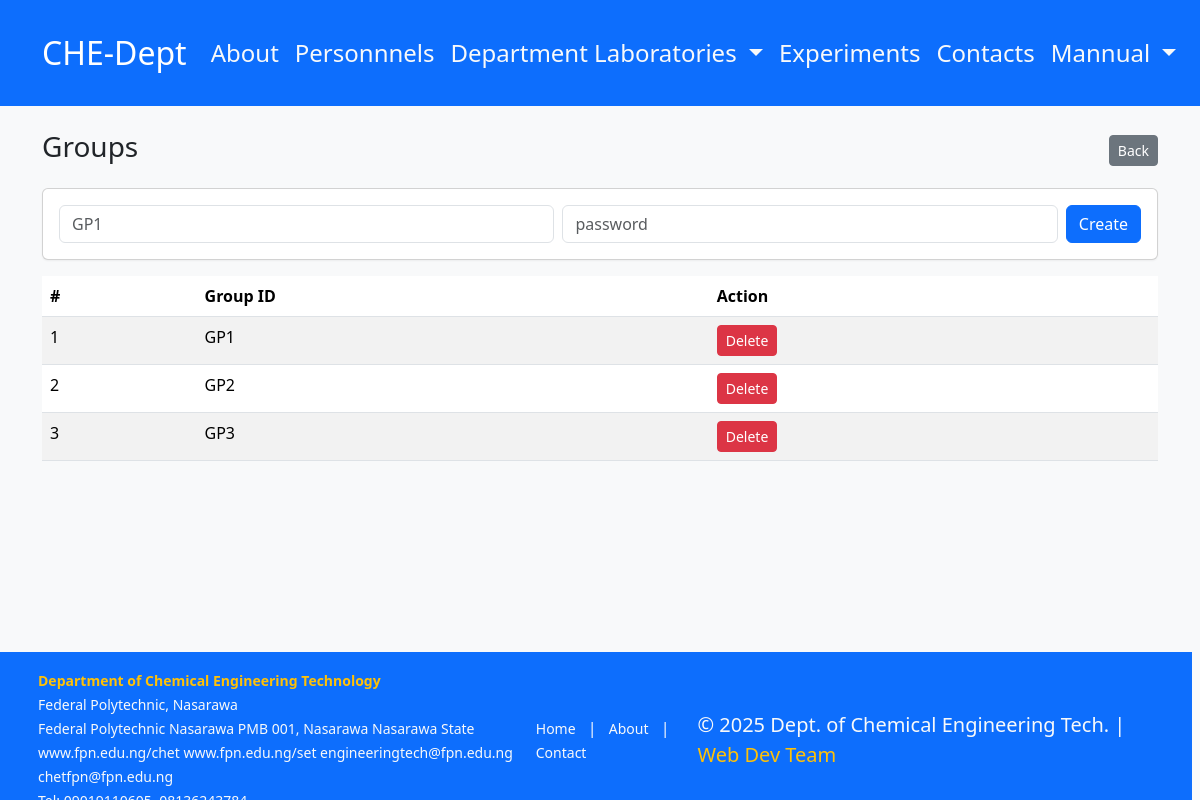
Screenshot of /admin/manage_groups.php (signed in) with the database file from the repository.
### tables this page shows
CREATE TABLE IF NOT EXISTS groups (
  id INT AUTO_INCREMENT PRIMARY KEY,
  group_id VARCHAR(50) UNIQUE,
  password VARCHAR(255)
);

### admin/manage_groups.php (the view, shortened to what this page needs)
<?php
require '../includes/db.php';
$rows = $pdo->query('SELECT * FROM groups')->fetchAll();
include '../includes/header.php';
?>
<div class="d-flex justify-content-between align-items-center mb-3"><h3>Groups</h3><a class="btn btn-sm btn-secondary" href="dashboard.php">Back</a></div>
<div class="card p-3 mb-3"><form method="post" class="row g-2"><div class="col"><input name="group_id" class="form-control" placeholder="GP1" required></div><div class="col"><input name="password" class="form-control" placeholder="password" required></div><div class="col-auto"><button class="btn btn-primary" name="add">Create</button></div></form></div>
<table class="table table-striped"><thead><tr><th>#</th><th>Group ID</th><th>Action</th></tr></thead><tbody>
<?php foreach($rows as $i=>$r): ?><tr><td><?=$i+1?></td><td><?=htmlspecialchars($r['group_id'])?></td><td><a class="btn btn-sm btn-danger" href="?del=<?=$r['id']?>" onclick="return confirm('Delete?')">Delete</a></td></tr><?php endforeach; ?>
</tbody></table>
<div class="container py-5" style="margin-bottom: 10rem;"></div>
<?php include '../includes/footer.php'; ?>

### assets/style.css (style rules this page uses)
body { font-family:Arial,Helvetica,sans-serif; }
.card { box-shadow:0 1px 2px rgba(0,0,0,0.05); }

### rows the page displays
groups: group "GP1"
groups: group "GP2"
groups: group "GP3"
